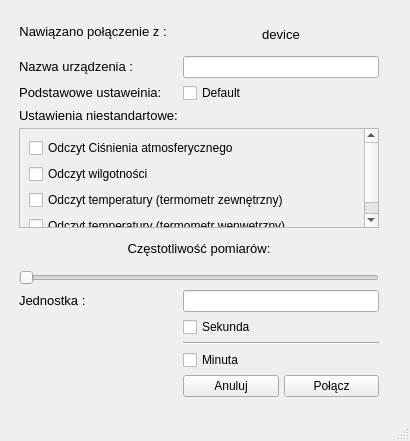
<?xml version="1.0" encoding="UTF-8"?>
<ui version="4.0">
 <class>WindowDevice</class>
 <widget class="QMainWindow" name="WindowDevice">
  <property name="enabled">
   <bool>true</bool>
  </property>
  <property name="geometry">
   <rect>
    <x>0</x>
    <y>0</y>
    <width>410</width>
    <height>441</height>
   </rect>
  </property>
  <property name="minimumSize">
   <size>
    <width>410</width>
    <height>440</height>
   </size>
  </property>
  <property name="maximumSize">
   <size>
    <width>410</width>
    <height>441</height>
   </size>
  </property>
  <property name="mouseTracking">
   <bool>true</bool>
  </property>
  <property name="windowTitle">
   <string>MainWindow</string>
  </property>
  <widget class="QWidget" name="centralwidget">
   <property name="minimumSize">
    <size>
     <width>400</width>
     <height>400</height>
    </size>
   </property>
   <property name="maximumSize">
    <size>
     <width>400</width>
     <height>400</height>
    </size>
   </property>
   <layout class="QFormLayout" name="formLayout_3">
    <item row="0" column="0">
     <widget class="QScrollArea" name="scrollArea_2">
      <property name="minimumSize">
       <size>
        <width>400</width>
        <height>400</height>
       </size>
      </property>
      <property name="maximumSize">
       <size>
        <width>390</width>
        <height>400</height>
       </size>
      </property>
      <property name="toolTip">
       <string/>
      </property>
      <property name="statusTip">
       <string/>
      </property>
      <property name="frameShape">
       <enum>QFrame::NoFrame</enum>
      </property>
      <property name="frameShadow">
       <enum>QFrame::Plain</enum>
      </property>
      <property name="lineWidth">
       <number>0</number>
      </property>
      <property name="widgetResizable">
       <bool>true</bool>
      </property>
      <widget class="QWidget" name="scrollAreaWidgetContents_2">
       <property name="geometry">
        <rect>
         <x>0</x>
         <y>0</y>
         <width>380</width>
         <height>398</height>
        </rect>
       </property>
       <property name="minimumSize">
        <size>
         <width>380</width>
         <height>398</height>
        </size>
       </property>
       <property name="maximumSize">
        <size>
         <width>378</width>
         <height>398</height>
        </size>
       </property>
       <layout class="QGridLayout" name="gridLayout">
        <property name="leftMargin">
         <number>10</number>
        </property>
        <property name="topMargin">
         <number>10</number>
        </property>
        <property name="rightMargin">
         <number>10</number>
        </property>
        <property name="bottomMargin">
         <number>10</number>
        </property>
        <property name="spacing">
         <number>5</number>
        </property>
        <item row="0" column="0" colspan="2">
         <layout class="QFormLayout" name="formLayout">
          <item row="0" column="0">
           <widget class="QLabel" name="opis_1">
            <property name="text">
             <string>&lt;html&gt;&lt;head/&gt;&lt;body&gt;&lt;p align=&quot;center&quot;&gt;&lt;span style=&quot; font-size:10pt;&quot;&gt;Nawiązano połączenie z :&lt;/span&gt;&lt;/p&gt;&lt;/body&gt;&lt;/html&gt;</string>
            </property>
           </widget>
          </item>
          <item row="0" column="1">
           <widget class="QLabel" name="device">
            <property name="text">
             <string>&lt;html&gt;&lt;head/&gt;&lt;body&gt;&lt;p align=&quot;center&quot;&gt;&lt;span style=&quot; font-size:10pt;&quot;&gt;device&lt;/span&gt;&lt;/p&gt;&lt;/body&gt;&lt;/html&gt;</string>
            </property>
           </widget>
          </item>
          <item row="1" column="0">
           <widget class="QLabel" name="label">
            <property name="text">
             <string>&lt;html&gt;&lt;head/&gt;&lt;body&gt;&lt;p&gt;&lt;span style=&quot; font-size:10pt;&quot;&gt;Nazwa urządzenia :&lt;/span&gt;&lt;/p&gt;&lt;/body&gt;&lt;/html&gt;</string>
            </property>
           </widget>
          </item>
          <item row="1" column="1">
           <widget class="QLineEdit" name="le_name"/>
          </item>
          <item row="2" column="0">
           <widget class="QLabel" name="label_5">
            <property name="text">
             <string>&lt;html&gt;&lt;head/&gt;&lt;body&gt;&lt;p align=&quot;center&quot;&gt;&lt;span style=&quot; font-size:10pt;&quot;&gt;Podstawowe ustaweinia: &lt;/span&gt;&lt;/p&gt;&lt;/body&gt;&lt;/html&gt;</string>
            </property>
           </widget>
          </item>
          <item row="2" column="1">
           <widget class="QCheckBox" name="cb_default">
            <property name="text">
             <string>Default</string>
            </property>
           </widget>
          </item>
          <item row="3" column="0">
           <widget class="QLabel" name="label_2">
            <property name="text">
             <string>&lt;html&gt;&lt;head/&gt;&lt;body&gt;&lt;p&gt;&lt;span style=&quot; font-size:10pt;&quot;&gt;Ustawienia niestandartowe:&lt;/span&gt;&lt;/p&gt;&lt;/body&gt;&lt;/html&gt;</string>
            </property>
           </widget>
          </item>
          <item row="3" column="1">
           <layout class="QVBoxLayout" name="verticalLayout"/>
          </item>
          <item row="4" column="0" colspan="2">
           <widget class="QScrollArea" name="scrollArea">
            <property name="minimumSize">
             <size>
              <width>100</width>
              <height>100</height>
             </size>
            </property>
            <property name="maximumSize">
             <size>
              <width>450</width>
              <height>100</height>
             </size>
            </property>
            <property name="mouseTracking">
             <bool>true</bool>
            </property>
            <property name="widgetResizable">
             <bool>true</bool>
            </property>
            <widget class="QWidget" name="scrollAreaWidgetContents">
             <property name="geometry">
              <rect>
               <x>0</x>
               <y>0</y>
               <width>339</width>
               <height>104</height>
              </rect>
             </property>
             <layout class="QGridLayout" name="gridLayout_2">
              <item row="0" column="0">
               <widget class="QCheckBox" name="cb_ciscienie">
                <property name="text">
                 <string>Odczyt Ciśnienia atmosferycznego</string>
                </property>
               </widget>
              </item>
              <item row="1" column="0">
               <widget class="QCheckBox" name="cb_wilgotnosc">
                <property name="text">
                 <string>Odczyt wilgotności</string>
                </property>
               </widget>
              </item>
              <item row="2" column="0">
               <widget class="QCheckBox" name="cb_termometr_zew">
                <property name="text">
                 <string>Odczyt temperatury (termometr zewnętrzny)</string>
                </property>
               </widget>
              </item>
              <item row="3" column="0">
               <widget class="QCheckBox" name="cb_termometr_wew">
                <property name="text">
                 <string>Odczyt temperatury (termometr wenwętrzny)</string>
                </property>
               </widget>
              </item>
             </layout>
            </widget>
           </widget>
          </item>
          <item row="5" column="0" colspan="2">
           <widget class="QLabel" name="label_3">
            <property name="text">
             <string>&lt;html&gt;&lt;head/&gt;&lt;body&gt;&lt;p align=&quot;center&quot;&gt;&lt;span style=&quot; font-size:10pt;&quot;&gt;Częstotliwość pomiarów:&lt;/span&gt;&lt;/p&gt;&lt;/body&gt;&lt;/html&gt;</string>
            </property>
           </widget>
          </item>
          <item row="6" column="0" colspan="2">
           <widget class="QSlider" name="Skala">
            <property name="toolTip">
             <string>&lt;html&gt;&lt;head/&gt;&lt;body&gt;&lt;p&gt;|&lt;/p&gt;&lt;p&gt;1&lt;/p&gt;&lt;/body&gt;&lt;/html&gt;</string>
            </property>
            <property name="minimum">
             <number>1</number>
            </property>
            <property name="maximum">
             <number>60</number>
            </property>
            <property name="pageStep">
             <number>5</number>
            </property>
            <property name="orientation">
             <enum>Qt::Horizontal</enum>
            </property>
           </widget>
          </item>
          <item row="8" column="0">
           <widget class="QLabel" name="label_4">
            <property name="text">
             <string>&lt;html&gt;&lt;head/&gt;&lt;body&gt;&lt;p&gt;&lt;span style=&quot; font-size:10pt;&quot;&gt;Jednostka :&lt;/span&gt;&lt;/p&gt;&lt;/body&gt;&lt;/html&gt;</string>
            </property>
           </widget>
          </item>
          <item row="8" column="1">
           <widget class="QLineEdit" name="wynik"/>
          </item>
          <item row="9" column="1">
           <layout class="QGridLayout" name="gridLayout_3">
            <item row="4" column="0">
             <widget class="QPushButton" name="pb_anuluj">
              <property name="text">
               <string>Anuluj</string>
              </property>
             </widget>
            </item>
            <item row="4" column="1">
             <widget class="QPushButton" name="pb_polacz">
              <property name="text">
               <string>Połącz</string>
              </property>
             </widget>
            </item>
            <item row="2" column="0" colspan="2">
             <widget class="QCheckBox" name="cb_minuta">
              <property name="text">
               <string>Minuta</string>
              </property>
             </widget>
            </item>
            <item row="1" column="0" colspan="2">
             <widget class="Line" name="line">
              <property name="orientation">
               <enum>Qt::Horizontal</enum>
              </property>
             </widget>
            </item>
            <item row="0" column="0" colspan="2">
             <widget class="QCheckBox" name="cb_sekunda">
              <property name="text">
               <string>Sekunda</string>
              </property>
             </widget>
            </item>
           </layout>
          </item>
         </layout>
        </item>
       </layout>
      </widget>
     </widget>
    </item>
   </layout>
  </widget>
  <widget class="QMenuBar" name="menubar">
   <property name="geometry">
    <rect>
     <x>0</x>
     <y>0</y>
     <width>410</width>
     <height>21</height>
    </rect>
   </property>
  </widget>
  <widget class="QStatusBar" name="statusbar"/>
 </widget>
 <resources/>
 <connections/>
</ui>
